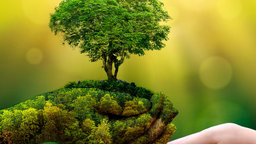
#> input picture 20522010_Nguyễn Minh Tiến_BT6/nature.png, 256 x 144 px, shrunk from 1600 x 900 before the run
$ python main.py
#> lines starting #> are read from the running program, lines starting #| are printed output that depends on the picture
from os import remove
import numpy as np
import cv2

image = cv2.imread("nature.png",cv2.IMREAD_UNCHANGED)
#> image is the input picture: shape (144, 256, 3); mean B, G, R 38.7, 129.5, 125.6

print("Giảm kích thước chiều dọc")
print(image.shape)
#| (144, 256, 3)

def Create_Link():
    link = []
    for i in range(image.shape[0]):
        temp = []
        for j in range(image.shape[1]):
            temp.append([i,j])
        link.append(temp)
    link = np.array(link)
    link = [link[0],]
    return link

def Calculate_Nabla(image):
    dx = np.abs(np.diff(image, append = 0, axis = 1))
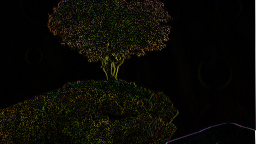
#> dx: shape (144, 256, 3) int64; mean B, G, R 4, 9.7, 10.3
    dy = np.abs(np.diff(image, append = 0, axis = 0))
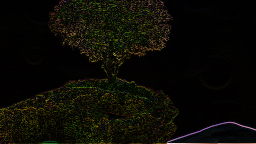
#> dy: shape (144, 256, 3) int64; mean B, G, R 5, 11.4, 12.2
    Nabla = np.sqrt(dx**2 + dy**2)
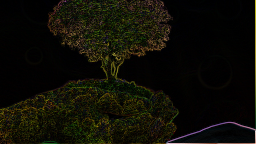
#> Nabla: shape (144, 256, 3) float64; mean B, G, R 7.3, 16.9, 18; drawn with min black and max white
    return Nabla

def Pair(locate):
    column = []
    row = []
    for i in range(len(locate)):
        if i%2 == 0:
            row.append(locate[i])
        else:
            column.append(locate[i])
    return row, column

def findPath(M,path):
    for i in range(1, image.shape[0]):
        list = []
        for j in range(image.shape[1]):
            if j == 0:
                a = min([[i-1,0],np.min(M[i-1,0])],[[i-1,1],np.min(M[i-1,1])],key = lambda x: x[1])
            elif j == image.shape[1] - 1:
                a = min([[i-1,j-1],np.min(M[i-1,j-1])],[[i-1,j],np.min(M[i-1,j])],key = lambda x: x[1])
            else:
                a = min([[i-1,j-1],np.min(M[i-1,j-1])],[[i-1,j],np.min(M[i-1,j]),[[i-1,j+1],np.min(M[i-1,j+1])]],key = lambda x: x[1])
            M[i,j] += a[1]
            cal = np.append(path[a[0][0]][a[0][1]],[i,j],axis = 0)
            list.append(cal)
        path.append(list)
    return path[-1][np.argmin(M[-1][0],axis = 0)]


def Remove_MinEnergy(img, row, column):
    for i in range(len(row)):
        for j in range(len(column)-1):
            if column[j] == 0:
                a = img[i, column[j]+1:,:3][np.newaxis,:,:]
            else:
                a = np.append(img[i,:column[j],:3],img[i,column[j]+1:,:3],axis=0)[np.newaxis,:,:]
        if i == 0:
            new = a.copy()
        else:
            new = np.append(new, a, axis=0)
    img = new.copy()
    return img

cv2.imshow("Initial Image", image)

nabla = Calculate_Nabla(image)

for i in range(20):
    link = Create_Link()
    loc = findPath(nabla, link)
    row, column = Pair(loc)
    image = Remove_MinEnergy(image,row,column)
    nabla = Remove_MinEnergy(nabla,row,column)
    print(image.shape)
#> this loop made 20 passes
#> pass 1, `nabla = Remove_MinEnergy(nabla,row,column)`:
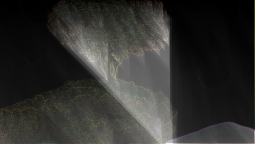
#> nabla: shape (144, 255, 3) float64; mean B, G, R 159.2, 168.8, 169.9; drawn with min black and max white
#> pass 2, `nabla = Remove_MinEnergy(nabla,row,column)`:
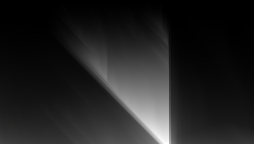
#> nabla: shape (144, 254, 3) float64; mean B, G, R 5626.4, 5636, 5637.1; drawn with min black and max white
#> after the loop:
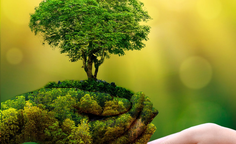
#> image: shape (144, 236, 3); mean B, G, R 39.7, 129.9, 125.9
#> after the loop:
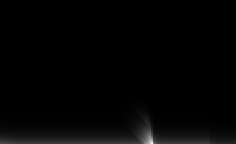
#> nabla: shape (144, 236, 3) float64; mean B, G, R 3.98e+23, 3.98e+23, 3.98e+23; drawn with min black and max white

print(image.shape)
#| (144, 236, 3)
cv2.imshow("Seam Carving Image", image)

cv2.waitKey(0)
cv2.destroyAllWindows()
